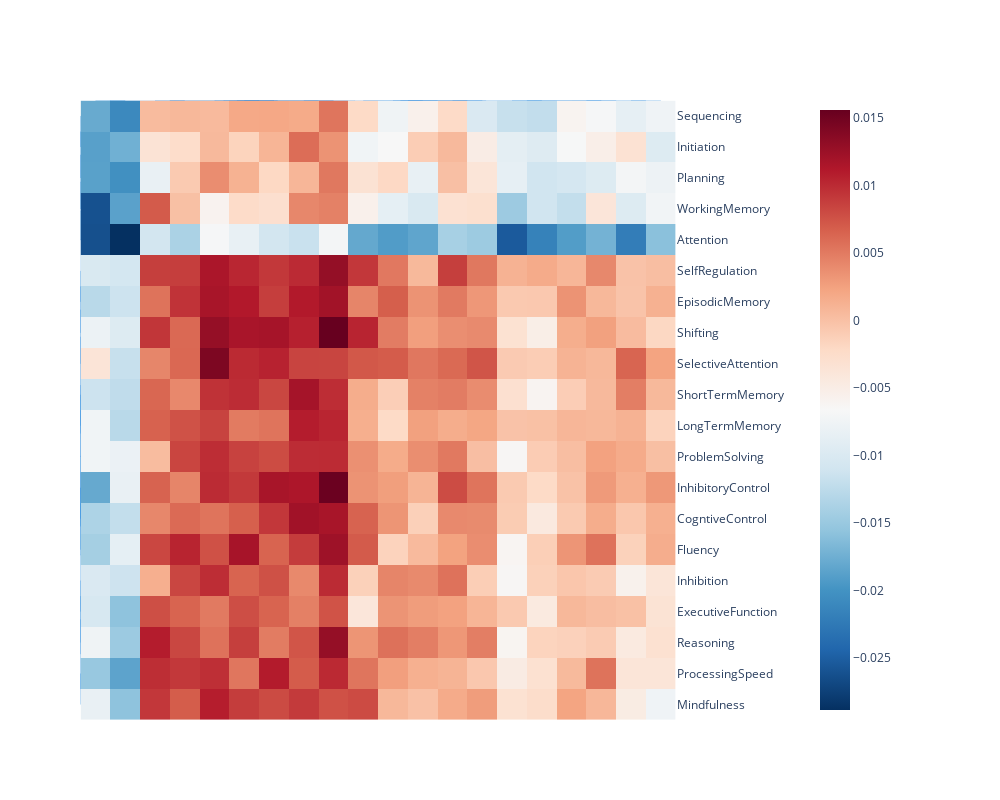

Notebook code cell kept with this figure:
### Code cell
# visualize the similarity between constructs pairs regardless of the underlying tasks

# # drop tasks for visualization
tasks = PUBMED.query('category.str.contains("Task")')['label'].unique()
constructs = PUBMED.query('category.str.contains("Construct")')['label'].unique()

n2n_sim = n2n_js.applymap(lambda x: np.exp(-x))

plot_data = n2n_sim.drop(index=tasks, columns=constructs, errors='ignore')

# # heatmap plot categorized by label category, either task or construct
# g = sns.clustermap(n2n_sim,
#                    figsize=(25, 25),
#                    dendrogram_ratio=0.0001, 
#                    cbar_pos=(1.0, 0.73, 0.03, 0.25),
#                    robust=True)
# plt.show()

dash_bio.Clustergram(
  data=plot_data,
  column_labels=plot_data.columns.to_list(),
  row_labels=plot_data.index.to_list(),
  cluster='all',
#   center_values=False,
  height=800,
  width=1000,
  display_ratio=[0.001, 0.001],
  color_map='RdBu_r',
  hidden_labels=['col'],
  row_dist='euclidean',
  col_dist='euclidean',
  # standardize='col'
)

### Figure 1 — Plotly figure (JSON) as saved in the notebook; plotly's stock layout.template omitted (floating-point values rounded to 4 significant figures; data arrays with more than 128 entries replaced by an {"elided": "..."} marker saying what was removed)
{"data": [{"hoverinfo": "y+name", "line": {"width": 0.5}, "marker": {"color": "rgb(0,116,217)"}, "mode": "lines", "name": "Col Cluster 0", "type": "scatter", "x": [10, 10, 92.19, 92.19], "xaxis": "x3", "y": [0.02124, 0.1048, 0.1048, 0.0665], "yaxis": "y3"}, {"hoverinfo": "y+name", "line": {"width": 0.5}, "marker": {"color": "rgb(0,116,217)"}, "mode": "lines", "name": "Col Cluster 1", "type": "scatter", "x": [5, 5, 15, 15], "xaxis": "x3", "y": [0, 0.02124, 0.02124, 0], "yaxis": "y3"}, {"hoverinfo": "y+name", "line": {"width": 0.5}, "marker": {"color": "rgb(0,116,217)"}, "mode": "lines", "name": "Col Cluster 2", "type": "scatter", "x": [25, 25, 35, 35], "xaxis": "x3", "y": [0, 0.01694, 0.01694, 0], "yaxis": "y3"}, {"hoverinfo": "y+name", "line": {"width": 0.5}, "marker": {"color": "rgb(0,116,217)"}, "mode": "lines", "name": "Col Cluster 3", "type": "scatter", "x": [30, 30, 66.25, 66.25], "xaxis": "x3", "y": [0.01694, 0.02722, 0.02722, 0.01876], "yaxis": "y3"}, {"hoverinfo": "y+name", "line": {"width": 0.5}, "marker": {"color": "rgb(0,116,217)"}, "mode": "lines", "name": "Col Cluster 4", "type": "scatter", "x": [45, 45, 60, 60], "xaxis": "x3", "y": [0, 0.01186, 0.01186, 0.01126], "yaxis": "y3"}, {"hoverinfo": "y+name", "line": {"width": 0.5}, "marker": {"color": "rgb(0,116,217)"}, "mode": "lines", "name": "Col Cluster 5", "type": "scatter", "x": [48.12, 48.12, 136.2, 136.2], "xaxis": "x3", "y": [0.02722, 0.0665, 0.0665, 0.03705], "yaxis": "y3"}, {"hoverinfo": "y+name", "line": {"width": 0.5}, "marker": {"color": "rgb(0,116,217)"}, "mode": "lines", "name": "Col Cluster 6", "type": "scatter", "x": [52.5, 52.5, 80, 80], "xaxis": "x3", "y": [0.01186, 0.01876, 0.01876, 0.01444], "yaxis": "y3"}, {"hoverinfo": "y+name", "line": {"width": 0.5}, "marker": {"color": "rgb(0,116,217)"}, "mode": "lines", "name": "Col Cluster 7", "type": "scatter", "x": [55, 55, 65, 65], "xaxis": "x3", "y": [0, 0.01126, 0.01126, 0], "yaxis": "y3"}, {"hoverinfo": "y+name", "line": {"width": 0.5}, "marker": {"color": "rgb(0,116,217)"}, "mode": "lines", "name": "Col Cluster 8", "type": "scatter", "x": [75, 75, 85, 85], "xaxis": "x3", "y": [0, 0.01444, 0.01444, 0], "yaxis": "y3"}, {"hoverinfo": "y+name", "line": {"width": 0.5}, "marker": {"color": "rgb(0,116,217)"}, "mode": "lines", "name": "Col Cluster 9", "type": "scatter", "x": [95, 95, 120, 120], "xaxis": "x3", "y": [0, 0.02268, 0.02268, 0.01773], "yaxis": "y3"}, {"hoverinfo": "y+name", "line": {"width": 0.5}, "marker": {"color": "rgb(0,116,217)"}, "mode": "lines", "name": "Col Cluster 10", "type": "scatter", "x": [105, 105, 115, 115], "xaxis": "x3", "y": [0, 0.01444, 0.01444, 0], "yaxis": "y3"}, {"hoverinfo": "y+name", "line": {"width": 0.5}, "marker": {"color": "rgb(0,116,217)"}, "mode": "lines", "name": "Col Cluster 11", "type": "scatter", "x": [107.5, 107.5, 165, 165], "xaxis": "x3", "y": [0.02268, 0.03705, 0.03705, 0.02646], "yaxis": "y3"}, {"hoverinfo": "y+name", "line": {"width": 0.5}, "marker": {"color": "rgb(0,116,217)"}, "mode": "lines", "name": "Col Cluster 12", "type": "scatter", "x": [110, 110, 130, 130], "xaxis": "x3", "y": [0.01444, 0.01773, 0.01773, 0.01449], "yaxis": "y3"}, {"hoverinfo": "y+name", "line": {"width": 0.5}, "marker": {"color": "rgb(0,116,217)"}, "mode": "lines", "name": "Col Cluster 13", "type": "scatter", "x": [125, 125, 135, 135], "xaxis": "x3", "y": [0, 0.01449, 0.01449, 0], "yaxis": "y3"}, {"hoverinfo": "y+name", "line": {"width": 0.5}, "marker": {"color": "rgb(0,116,217)"}, "mode": "lines", "name": "Col Cluster 14", "type": "scatter", "x": [145, 145, 155, 155], "xaxis": "x3", "y": [0, 0.01334, 0.01334, 0], "yaxis": "y3"}, {"hoverinfo": "y+name", "line": {"width": 0.5}, "marker": {"color": "rgb(0,116,217)"}, "mode": "lines", "name": "Col Cluster 15", "type": "scatter", "x": [150, 150, 180, 180], "xaxis": "x3", "y": [0.01334, 0.02646, 0.02646, 0.01885], "yaxis": "y3"}, {"hoverinfo": "y+name", "line": {"width": 0.5}, "marker": {"color": "rgb(0,116,217)"}, "mode": "lines", "name": "Col Cluster 16", "type": "scatter", "x": [165, 165, 175, 175], "xaxis": "x3", "y": [0, 0.01224, 0.01224, 0], "yaxis": "y3"}, {"hoverinfo": "y+name", "line": {"width": 0.5}, "marker": {"color": "rgb(0,116,217)"}, "mode": "lines", "name": "Col Cluster 17", "type": "scatter", "x": [170, 170, 190, 190], "xaxis": "x3", "y": [0.01224, 0.01885, 0.01885, 0.01332], "yaxis": "y3"}, {"hoverinfo": "y+name", "line": {"width": 0.5}, "marker": {"color": "rgb(0,116,217)"}, "mode": "lines", "name": "Col Cluster 18", "type": "scatter", "x": [185, 185, 195, 195], "xaxis": "x3", "y": [0, 0.01332, 0.01332, 0], "yaxis": "y3"}, {"hoverinfo": "x+name", "line": {"width": 0.5}, "marker": {"color": "rgb(0,116,217)"}, "mode": "lines", "name": "Row Cluster 0", "type": "scatter", "x": [0, -0.01268, -0.01268, 0], "xaxis": "x9", "y": [5, 5, 15, 15], "yaxis": "y9"}, {"hoverinfo": "x+name", "line": {"width": 0.5}, "marker": {"color": "rgb(0,116,217)"}, "mode": "lines", "name": "Row Cluster 1", "type": "scatter", "x": [0, -0.01436, -0.01436, 0], "xaxis": "x9", "y": [185, 185, 195, 195], "yaxis": "y9"}, {"hoverinfo": "x+name", "line": {"width": 0.5}, "marker": {"color": "rgb(0,116,217)"}, "mode": "lines", "name": "Row Cluster 2", "type": "scatter", "x": [0, -0.01546, -0.01546, -0.01436], "xaxis": "x9", "y": [175, 175, 190, 190], "yaxis": "y9"}, {"hoverinfo": "x+name", "line": {"width": 0.5}, "marker": {"color": "rgb(0,116,217)"}, "mode": "lines", "name": "Row Cluster 3", "type": "scatter", "x": [0, -0.02355, -0.02355, -0.01546], "xaxis": "x9", "y": [165, 165, 182.5, 182.5], "yaxis": "y9"}, {"hoverinfo": "x+name", "line": {"width": 0.5}, "marker": {"color": "rgb(0,116,217)"}, "mode": "lines", "name": "Row Cluster 4", "type": "scatter", "x": [0, -0.05492, -0.05492, -0.02355], "xaxis": "x9", "y": [155, 155, 173.8, 173.8], "yaxis": "y9"}, {"hoverinfo": "x+name", "line": {"width": 0.5}, "marker": {"color": "rgb(0,116,217)"}, "mode": "lines", "name": "Row Cluster 5", "type": "scatter", "x": [0, -0.01014, -0.01014, 0], "xaxis": "x9", "y": [135, 135, 145, 145], "yaxis": "y9"}, {"hoverinfo": "x+name", "line": {"width": 0.5}, "marker": {"color": "rgb(0,116,217)"}, "mode": "lines", "name": "Row Cluster 6", "type": "scatter", "x": [0, -0.01278, -0.01278, -0.01014], "xaxis": "x9", "y": [125, 125, 140, 140], "yaxis": "y9"}, {"hoverinfo": "x+name", "line": {"width": 0.5}, "marker": {"color": "rgb(0,116,217)"}, "mode": "lines", "name": "Row Cluster 7", "type": "scatter", "x": [0, -0.0152, -0.0152, -0.01278], "xaxis": "x9", "y": [115, 115, 132.5, 132.5], "yaxis": "y9"}, {"hoverinfo": "x+name", "line": {"width": 0.5}, "marker": {"color": "rgb(0,116,217)"}, "mode": "lines", "name": "Row Cluster 8", "type": "scatter", "x": [0, -0.01214, -0.01214, 0], "xaxis": "x9", "y": [95, 95, 105, 105], "yaxis": "y9"}, {"hoverinfo": "x+name", "line": {"width": 0.5}, "marker": {"color": "rgb(0,116,217)"}, "mode": "lines", "name": "Row Cluster 9", "type": "scatter", "x": [-0.01298, -0.01823, -0.01823, -0.0152], "xaxis": "x9", "y": [92.5, 92.5, 123.8, 123.8], "yaxis": "y9"}, {"hoverinfo": "x+name", "line": {"width": 0.5}, "marker": {"color": "rgb(0,116,217)"}, "mode": "lines", "name": "Row Cluster 10", "type": "scatter", "x": [0, -0.01298, -0.01298, -0.01214], "xaxis": "x9", "y": [85, 85, 100, 100], "yaxis": "y9"}, {"hoverinfo": "x+name", "line": {"width": 0.5}, "marker": {"color": "rgb(0,116,217)"}, "mode": "lines", "name": "Row Cluster 11", "type": "scatter", "x": [0, -0.01165, -0.01165, 0], "xaxis": "x9", "y": [65, 65, 75, 75], "yaxis": "y9"}, {"hoverinfo": "x+name", "line": {"width": 0.5}, "marker": {"color": "rgb(0,116,217)"}, "mode": "lines", "name": "Row Cluster 12", "type": "scatter", "x": [-0.01532, -0.02177, -0.02177, -0.01823], "xaxis": "x9", "y": [62.5, 62.5, 108.1, 108.1], "yaxis": "y9"}, {"hoverinfo": "x+name", "line": {"width": 0.5}, "marker": {"color": "rgb(0,116,217)"}, "mode": "lines", "name": "Row Cluster 13", "type": "scatter", "x": [0, -0.01532, -0.01532, -0.01165], "xaxis": "x9", "y": [55, 55, 70, 70], "yaxis": "y9"}, {"hoverinfo": "x+name", "line": {"width": 0.5}, "marker": {"color": "rgb(0,116,217)"}, "mode": "lines", "name": "Row Cluster 14", "type": "scatter", "x": [-0.02396, -0.09483, -0.09483, -0.05492], "xaxis": "x9", "y": [53.28, 53.28, 164.4, 164.4], "yaxis": "y9"}, {"hoverinfo": "x+name", "line": {"width": 0.5}, "marker": {"color": "rgb(0,116,217)"}, "mode": "lines", "name": "Row Cluster 15", "type": "scatter", "x": [0, -0.01398, -0.01398, 0], "xaxis": "x9", "y": [35, 35, 45, 45], "yaxis": "y9"}, {"hoverinfo": "x+name", "line": {"width": 0.5}, "marker": {"color": "rgb(0,116,217)"}, "mode": "lines", "name": "Row Cluster 16", "type": "scatter", "x": [0, -0.01501, -0.01501, -0.01398], "xaxis": "x9", "y": [25, 25, 40, 40], "yaxis": "y9"}, {"hoverinfo": "x+name", "line": {"width": 0.5}, "marker": {"color": "rgb(0,116,217)"}, "mode": "lines", "name": "Row Cluster 17", "type": "scatter", "x": [-0.01746, -0.02396, -0.02396, -0.02177], "xaxis": "x9", "y": [21.25, 21.25, 85.31, 85.31], "yaxis": "y9"}, {"hoverinfo": "x+name", "line": {"width": 0.5}, "marker": {"color": "rgb(0,116,217)"}, "mode": "lines", "name": "Row Cluster 18", "type": "scatter", "x": [-0.01268, -0.01746, -0.01746, -0.01501], "xaxis": "x9", "y": [10, 10, 32.5, 32.5], "yaxis": "y9"}, {"colorbar": {"xpad": 100}, "colorscale": [[0, "rgb(5,48,97)"], [0.1, "rgb(33,102,172)"], [0.2, "rgb(67,147,195)"], [0.3, "rgb(146,197,222)"], [0.4, "rgb(209,229,240)"], [0.5, "rgb(247,247,247)"], [0.6, "rgb(253,219,199)"], [0.7, "rgb(244,165,130)"], [0.8, "rgb(214,96,77)"], [0.9, "rgb(178,24,43)"], [1, "rgb(103,0,31)"]], "type": "heatmap", "x": [5, 15, 25, 35, 45, 55, 65, 75, 85, 95, 105, 115, 125, 135, 145, 155, 165, 175, 185, 195], "xaxis": "x11", "y": [5, 15, 25, 35, 45, 55, 65, 75, 85, 95, 105, 115, 125, 135, 145, 155, 165, 175, 185, 195], "yaxis": "y11", "z": {"elided": "20x20 float values"}}], "layout": {"height": 800, "hovermode": "closest", "legend": {"x": 0.7, "y": 0.7}, "paper_bgcolor": "rgba(0,0,0,0)", "plot_bgcolor": "rgba(0,0,0,0)", "showlegend": false, "width": 1000, "xaxis": {"anchor": "y", "domain": [0, 0.95], "fixedrange": false, "mirror": false, "showgrid": false, "showline": false, "showticklabels": false, "type": "linear", "zeroline": false}, "xaxis10": {"anchor": "y10", "domain": [0.0009491, 0.0009491], "fixedrange": false, "mirror": false, "showgrid": false, "showline": false, "showticklabels": false, "type": "linear", "zeroline": false}, "xaxis11": {"anchor": "y11", "domain": [0.0009491, 0.95], "fixedrange": false, "mirror": false, "range": [0, 200], "showgrid": false, "showline": false, "showticklabels": false, "side": "bottom", "tickmode": "array", "ticks": "", "ticktext": ["PVT_-_Psychomotor_Vigilance_task", "Simon_task", "Digit_Span", "NBackTask", "Stroop", "TMT_-_Trail_Making_Task", "WCST_-_Wisconsin_Card_Sort_Test", "Go_NoGo", "Verbal_fluency_task", "FlankerTask", "Sorting_task", "Span_Task", "ContiniousPerformanceTask", "StopSignalTask", "DiscountingTask", "PEG_-_Pencil_Tapping_task", "CategoryFluencyTask", "TowerOfLondon", "IGT_-_Iowa_Gambling_task", "Semantic_Fluency_test"], "tickvals": [5, 15, 25, 35, 45, 55, 65, 75, 85, 95, 105, 115, 125, 135, 145, 155, 165, 175, 185, 195], "type": "linear", "zeroline": false}, "xaxis12": {"anchor": "y12", "domain": [0.95, 1], "fixedrange": false, "mirror": false, "range": [-5, 1], "showgrid": false, "showline": false, "showticklabels": false, "type": "linear", "zeroline": false}, "xaxis13": {"anchor": "y13", "domain": [0, 0.2]}, "xaxis14": {"anchor": "y14", "domain": [0.2, 0.4]}, "xaxis15": {"anchor": "y15", "domain": [0.0009491, 0.95], "fixedrange": false, "mirror": false, "range": [5, 195], "scaleanchor": "x11", "scaleratio": 1, "showgrid": false, "showline": false, "showticklabels": false, "type": "linear", "zeroline": false}, "xaxis16": {"anchor": "y16", "domain": [0.8, 1]}, "xaxis2": {"anchor": "y2", "domain": [0.2, 0.4]}, "xaxis3": {"anchor": "y9", "domain": [0.0009491, 0.95], "fixedrange": false, "mirror": false, "scaleanchor": "x11", "showgrid": false, "showline": false, "showticklabels": false, "type": "linear", "zeroline": false}, "xaxis4": {"anchor": "y4", "domain": [0.8, 1]}, "xaxis5": {"anchor": "y5", "domain": [0, 0.95], "fixedrange": false, "mirror": false, "showgrid": false, "showline": false, "showticklabels": false, "type": "linear", "zeroline": false}, "xaxis6": {"anchor": "y6", "domain": [0.2, 0.4], "fixedrange": false, "mirror": false, "showgrid": false, "showline": false, "showticklabels": false, "type": "linear", "zeroline": false}, "xaxis7": {"anchor": "y9", "domain": [0.0009491, 0.95], "fixedrange": false, "mirror": false, "showgrid": false, "showline": false, "showticklabels": false, "type": "linear", "zeroline": false}, "xaxis8": {"anchor": "y8", "domain": [0.8, 1]}, "xaxis9": {"anchor": "y9", "domain": [0, 0.0009491], "fixedrange": false, "mirror": false, "showgrid": false, "showline": false, "showticklabels": false, "type": "linear", "zeroline": false}, "yaxis": {"anchor": "x", "domain": [0.9991, 1], "fixedrange": false, "mirror": false, "showgrid": false, "showline": false, "showticklabels": false, "type": "linear", "zeroline": false}, "yaxis10": {"anchor": "x10", "domain": [0, 0.9991], "fixedrange": false, "mirror": false, "showgrid": false, "showline": false, "showticklabels": false, "type": "linear", "zeroline": false}, "yaxis11": {"anchor": "x11", "domain": [0, 0.9991], "fixedrange": false, "mirror": false, "showgrid": false, "showline": false, "showticklabels": true, "side": "right", "tickmode": "array", "ticktext": ["Mindfulness", "ProcessingSpeed", "Reasoning", "ExecutiveFunction", "Inhibition", "Fluency", "CogntiveControl", "InhibitoryControl", "ProblemSolving", "LongTermMemory", "ShortTermMemory", "SelectiveAttention", "Shifting", "EpisodicMemory", "SelfRegulation", "Attention", "WorkingMemory", "Planning", "Initiation", "Sequencing"], "tickvals": [5, 15, 25, 35, 45, 55, 65, 75, 85, 95, 105, 115, 125, 135, 145, 155, 165, 175, 185, 195], "type": "linear", "zeroline": false}, "yaxis12": {"anchor": "x12", "domain": [0, 0.9491], "fixedrange": false, "mirror": false, "range": [5, 195], "scaleanchor": "y11", "scaleratio": 1, "showgrid": false, "showline": false, "showticklabels": false, "type": "linear", "zeroline": false}, "yaxis13": {"anchor": "x13", "domain": [0, 0.2]}, "yaxis14": {"anchor": "x14", "domain": [0, 0.2]}, "yaxis15": {"anchor": "x15", "domain": [0.9491, 0.9991], "fixedrange": false, "mirror": false, "range": [-0.5, 0.5], "showgrid": false, "showline": false, "showticklabels": false, "type": "linear", "zeroline": false}, "yaxis16": {"anchor": "x16", "domain": [0, 0.2]}, "yaxis2": {"anchor": "x2", "domain": [0.8, 1]}, "yaxis3": {"anchor": "x3", "domain": [0.9991, 1], "fixedrange": false, "mirror": false, "range": [0, 0.1048], "showgrid": false, "showline": false, "showticklabels": false, "type": "linear", "zeroline": false}, "yaxis4": {"anchor": "x4", "domain": [0.8, 1]}, "yaxis5": {"anchor": "x5", "domain": [0.9991, 0.9991], "fixedrange": false, "mirror": false, "showgrid": false, "showline": false, "showticklabels": false, "type": "linear", "zeroline": false}, "yaxis6": {"anchor": "x6", "domain": [0.9991, 0.9991], "fixedrange": false, "mirror": false, "showgrid": false, "showline": false, "showticklabels": false, "type": "linear", "zeroline": false}, "yaxis7": {"anchor": "x7", "domain": [0.9991, 0.9991], "fixedrange": false, "mirror": false, "showgrid": false, "showline": false, "showticklabels": false, "type": "linear", "zeroline": false}, "yaxis8": {"anchor": "x8", "domain": [0.6, 0.8]}, "yaxis9": {"anchor": "x9", "domain": [0, 0.9991], "fixedrange": false, "mirror": false, "range": [5, 195], "scaleanchor": "y11", "showgrid": false, "showline": false, "showticklabels": false, "type": "linear", "zeroline": false}}}
